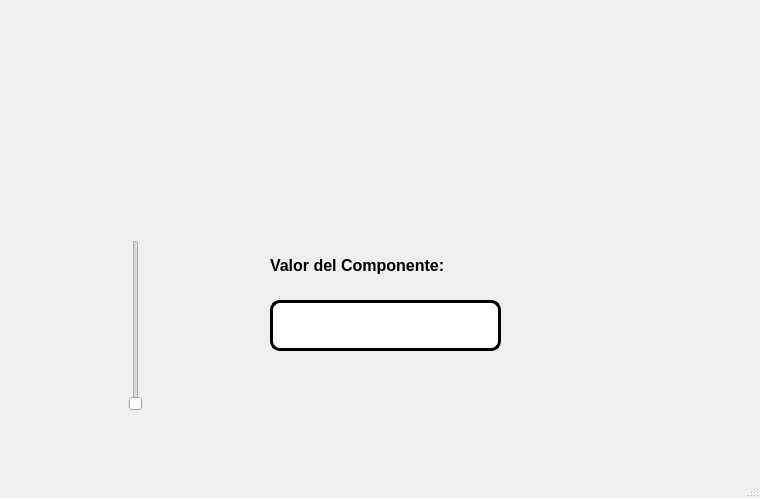
<?xml version="1.0" encoding="UTF-8"?>
<ui version="4.0">
 <class>MainWindow</class>
 <widget class="QMainWindow" name="MainWindow">
  <property name="geometry">
   <rect>
    <x>0</x>
    <y>0</y>
    <width>760</width>
    <height>498</height>
   </rect>
  </property>
  <property name="windowTitle">
   <string>MainWindow</string>
  </property>
  <widget class="QWidget" name="centralwidget">
   <widget class="QLabel" name="label_5">
    <property name="geometry">
     <rect>
      <x>270</x>
      <y>250</y>
      <width>231</width>
      <height>31</height>
     </rect>
    </property>
    <property name="font">
     <font>
      <pointsize>12</pointsize>
      <weight>75</weight>
      <bold>true</bold>
     </font>
    </property>
    <property name="text">
     <string>Valor del Componente:</string>
    </property>
   </widget>
   <widget class="QSlider" name="verticalSlider">
    <property name="geometry">
     <rect>
      <x>110</x>
      <y>240</y>
      <width>51</width>
      <height>171</height>
     </rect>
    </property>
    <property name="orientation">
     <enum>Qt::Vertical</enum>
    </property>
   </widget>
   <widget class="QLineEdit" name="lineEdit">
    <property name="geometry">
     <rect>
      <x>270</x>
      <y>300</y>
      <width>231</width>
      <height>51</height>
     </rect>
    </property>
    <property name="font">
     <font>
      <pointsize>25</pointsize>
      <weight>75</weight>
      <bold>true</bold>
     </font>
    </property>
    <property name="styleSheet">
     <string notr="true">background-color: rgb(255, 255, 255);
border-radius: 10px;
border: 3px solid black</string>
    </property>
    <property name="alignment">
     <set>Qt::AlignCenter</set>
    </property>
   </widget>
   <widget class="QLabel" name="label_2">
    <property name="geometry">
     <rect>
      <x>10</x>
      <y>20</y>
      <width>151</width>
      <height>111</height>
     </rect>
    </property>
    <property name="styleSheet">
     <string notr="true"/>
    </property>
    <property name="text">
     <string/>
    </property>
    <property name="pixmap">
     <pixmap resource="../Archivos/Recursos.qrc">:/Fotos/logofacultad.jpg</pixmap>
    </property>
    <property name="scaledContents">
     <bool>true</bool>
    </property>
   </widget>
   <widget class="QLabel" name="label_3">
    <property name="geometry">
     <rect>
      <x>580</x>
      <y>20</y>
      <width>161</width>
      <height>111</height>
     </rect>
    </property>
    <property name="styleSheet">
     <string notr="true"/>
    </property>
    <property name="text">
     <string/>
    </property>
    <property name="pixmap">
     <pixmap resource="../Archivos/Recursos.qrc">:/Fotos/logoUAT.jpg</pixmap>
    </property>
    <property name="scaledContents">
     <bool>true</bool>
    </property>
   </widget>
   <widget class="QLabel" name="label_4">
    <property name="geometry">
     <rect>
      <x>580</x>
      <y>310</y>
      <width>161</width>
      <height>121</height>
     </rect>
    </property>
    <property name="styleSheet">
     <string notr="true"/>
    </property>
    <property name="text">
     <string/>
    </property>
    <property name="pixmap">
     <pixmap resource="../Archivos/Recursos.qrc">:/Fotos/kirby buchon.jpg</pixmap>
    </property>
    <property name="scaledContents">
     <bool>true</bool>
    </property>
   </widget>
  </widget>
  <widget class="QMenuBar" name="menubar">
   <property name="geometry">
    <rect>
     <x>0</x>
     <y>0</y>
     <width>760</width>
     <height>26</height>
    </rect>
   </property>
  </widget>
  <widget class="QStatusBar" name="statusbar"/>
 </widget>
 <resources>
  <include location="../Archivos/Recursos.qrc"/>
 </resources>
 <connections/>
</ui>
